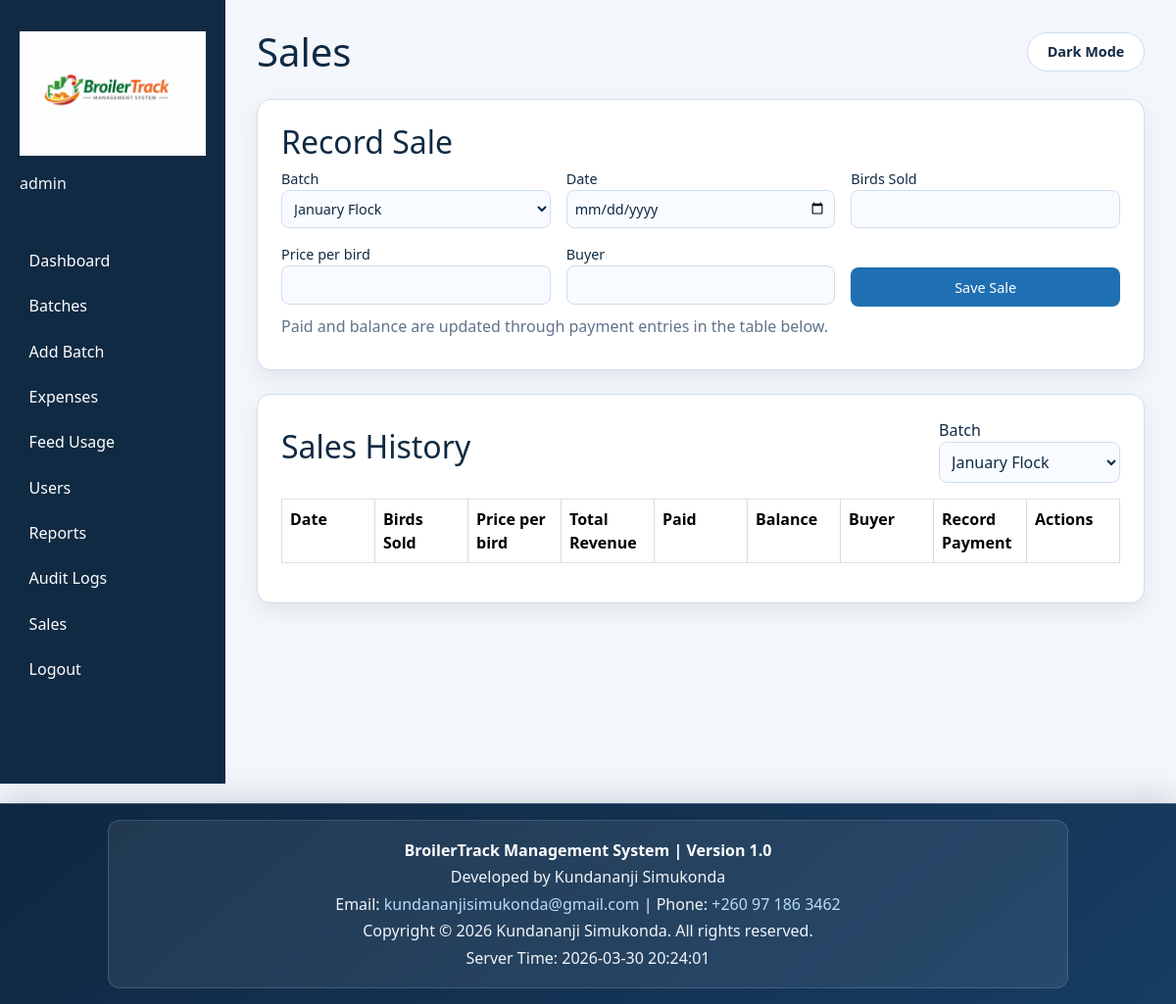
Page /sales.php (signed in) on the earlier database version.
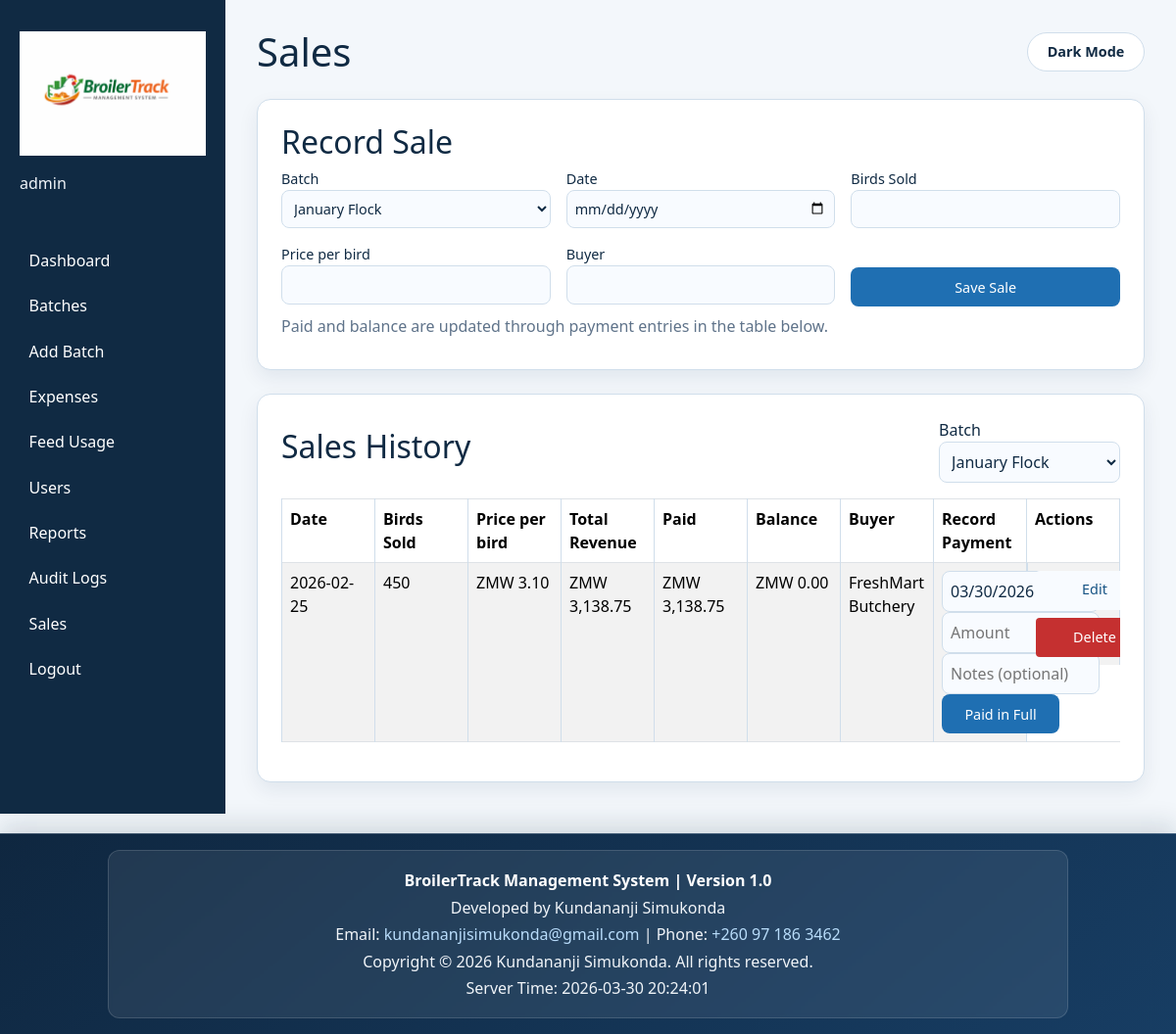
Same page on the later database version.
### tables this page shows
CREATE TABLE IF NOT EXISTS sales (
    sale_id INT AUTO_INCREMENT PRIMARY KEY,
    batch_id INT NOT NULL,
    date DATE NOT NULL,
    birds_sold INT UNSIGNED NOT NULL,
    average_weight_kg DECIMAL(10,3) UNSIGNED NOT NULL DEFAULT 0.000,
    price_per_bird DECIMAL(10,2) UNSIGNED NOT NULL,
    total_weight DECIMAL(12,3) UNSIGNED NOT NULL DEFAULT 0.000,
    total_revenue DECIMAL(14,2) UNSIGNED NOT NULL,
    paid_amount DECIMAL(14,2) UNSIGNED NOT NULL DEFAULT 0.00,
    balance_amount DECIMAL(14,2) UNSIGNED NOT NULL DEFAULT 0.00,
    created_by INT NULL,
    is_deleted TINYINT(1) NOT NULL DEFAULT 0,
    deleted_at TIMESTAMP NULL DEFAULT NULL,
    buyer VARCHAR(160) NULL,
    created_at TIMESTAMP DEFAULT CURRENT_TIMESTAMP,
    INDEX idx_sales_batch_date (batch_id, date),
    CONSTRAINT chk_sales_birds_sold_positive CHECK (birds_sold > 0),
    CONSTRAINT chk_sales_price_per_bird_positive CHECK (price_per_bird > 0),
    CONSTRAINT chk_sales_total_weight_non_negative CHECK (total_weight >= 0),
    CONSTRAINT chk_sales_total_revenue_non_negative CHECK (total_revenue >= 0),
    CONSTRAINT chk_sales_paid_amount_non_negative CHECK (paid_amount >= 0),
    CONSTRAINT chk_sales_balance_amount_non_negative CHECK (balance_amount >= 0),
    CONSTRAINT chk_sales_paid_not_exceed_revenue CHECK (paid_amount <= total_revenue),
    CONSTRAINT fk_sales_batch FOREIGN KEY (batch_id) REFERENCES batches(batch_id) ON DELETE CASCADE
);

### sales.php (called while the page is built, shortened)
<?php
require_once __DIR__ . '/config/bootstrap.php';
require_once __DIR__ . '/controllers/BatchController.php';
require_once __DIR__ . '/controllers/SaleController.php';
$pdo = app_db();
$batchController = new BatchController($pdo);
$saleController = new SaleController($pdo);
$defaultBatchId = $batchController->defaultBatchId();
$selectedBatchId = isset($_REQUEST['batch_id']) ? (int)$_REQUEST['batch_id'] : ($defaultBatchId ?? 0);
$editSaleId = isset($_GET['edit_id']) ? (int)$_GET['edit_id'] : 0;
$isAdmin = current_user_role() === 'admin';
$editingSale = ($isAdmin && $editSaleId > 0) ? $saleController->find($editSaleId) : null;
$sales = $selectedBatchId > 0 ? $saleController->list($selectedBatchId) : [];
include __DIR__ . '/views/layout_header.php';
include __DIR__ . '/views/sales.php';
include __DIR__ . '/views/layout_footer.php';

### config/bootstrap.php (called while the page is built, shortened)
<?php
function current_user_role(): string
{
    return (string)($_SESSION['role'] ?? '');
}

### models/Sale.php (called while the page is built, shortened)
<?php
class Sale
{
    private PDO $pdo;
    public function __construct(PDO $pdo)
    {
        $this->pdo = $pdo;
    }
    public function forBatch(int $batchId, ?int $createdBy = null): array
    {
        $sql = 'SELECT * FROM sales WHERE batch_id = :batch_id AND is_deleted = 0';
        $params = ['batch_id' => $batchId];
        $sql .= ' ORDER BY date DESC';
        $stmt = $this->pdo->prepare($sql);
        $stmt->execute($params);
        return $stmt->fetchAll() ?: [];
    }
    private function ensurePaymentsTable(): void
    {
        $driver = $this->pdo->getAttribute(PDO::ATTR_DRIVER_NAME);
        $sql = 'CREATE TABLE IF NOT EXISTS sales_payments (
            payment_id INT AUTO_INCREMENT PRIMARY KEY,
            sale_id INT NOT NULL,
            payment_date DATE NOT NULL,
            amount DECIMAL(14,2) UNSIGNED NOT NULL,
            notes VARCHAR(255) NULL,
            recorded_by INT NULL,
            created_at TIMESTAMP DEFAULT CURRENT_TIMESTAMP,
            INDEX idx_sales_payments_sale_date (sale_id, payment_date),
            INDEX idx_sales_payments_sale_id (sale_id)
        ) ENGINE=MyISAM';
        $this->pdo->exec($sql);
    }
}

### controllers/BatchController.php (called while the page is built, shortened)
<?php
require_once __DIR__ . '/../models/Batch.php';
require_once __DIR__ . '/../models/Sale.php';
class BatchController
{
    private Batch $batchModel;
    public function __construct(PDO $pdo)
    {
        $this->batchModel = new Batch($pdo);
    }
    public function defaultBatchId(): ?int
    {
        $latest = $this->batchModel->latest();
        return $latest ? (int)$latest['batch_id'] : null;
    }
}

### models/Batch.php (called while the page is built, shortened)
<?php
class Batch
{
    private PDO $pdo;
    public function __construct(PDO $pdo)
    {
        $this->pdo = $pdo;
    }
    public function latest(): ?array
    {
        $stmt = $this->pdo->query('SELECT * FROM batches ORDER BY start_date DESC LIMIT 1');
        $batch = $stmt->fetch();
        return $batch ?: null;
    }
}

### controllers/SaleController.php (called while the page is built, shortened)
<?php
require_once __DIR__ . '/../models/Sale.php';
class SaleController
{
    private Sale $saleModel;
    public function __construct(PDO $pdo)
    {
        $this->saleModel = new Sale($pdo);
    }
    public function list(int $batchId): array
    {
        return $this->saleModel->forBatch($batchId);
    }
}

### views/sales.php (the view, shortened to what the changed rows need)
<?php $isAdmin = (($_SESSION['role'] ?? '') === 'admin'); ?>
<section class="form-section">
    <h2><?= $editingSale ? 'Edit Sale Details' : 'Record Sale'; ?></h2>
</section>
<section class="table-section">
    <div class="section-header">
        <h2>Sales History</h2>
    </div>
    <div class="table-responsive">
        <table class="table table-striped table-bordered align-middle">
            <thead>
                <tr>
                    <th>Date</th>
                    <th>Birds Sold</th>
                    <th>Price per bird</th>
                    <th>Total Revenue</th>
                    <th>Paid</th>
                    <th>Balance</th>
                    <th>Buyer</th>
                    <th>Record Payment</th>
                    <th>Actions</th>
                </tr>
            </thead>
            <tbody>
            <?php foreach ($sales as $sale): ?>
                <tr>
                    <td><?= htmlspecialchars($sale['date'], ENT_QUOTES, 'UTF-8'); ?></td>
                    <td><?= number_format((int)$sale['birds_sold']); ?></td>
                    <td>ZMW <?= number_format((float)$sale['price_per_bird'], 2); ?></td>
                    <td>ZMW <?= number_format((float)$sale['total_revenue'], 2); ?></td>
                    <td>ZMW <?= number_format((float)$sale['paid_amount'], 2); ?></td>
                    <td>ZMW <?= number_format((float)$sale['balance_amount'], 2); ?></td>
                    <td><?= htmlspecialchars($sale['buyer'] ?? '', ENT_QUOTES, 'UTF-8'); ?></td>
                    <td>
                        <form method="post" class="inline-form" onsubmit="const btn=this.querySelector('button[type=&quot;submit&quot;]'); if(btn){btn.disabled=true; btn.textContent='Posting...';}">
                            <input type="date" name="payment_date" value="<?= htmlspecialchars(date('Y-m-d'), ENT_QUOTES, 'UTF-8'); ?>" required>
                            <input type="number" step="0.01" min="0.01" max="<?= htmlspecialchars(number_format((float)$sale['balance_amount'], 2, '.', ''), ENT_QUOTES, 'UTF-8'); ?>" name="payment_amount" placeholder="Amount" required>
                            <input type="text" name="payment_notes" maxlength="255" placeholder="Notes (optional)">
                            <button type="submit" <?= (float)$sale['balance_amount'] <= 0 ? 'disabled' : ''; ?>>
                                <?= (float)$sale['balance_amount'] <= 0 ? 'Paid in Full' : 'Post Payment'; ?>
                            </button>
                        </form>
                    </td>
                    <td class="action-cell">
                        <?php if ($isAdmin): ?>
                            <a class="action-link" href="sales.php?batch_id=<?= (int)$selectedBatchId; ?>&edit_id=<?= (int)$sale['sale_id']; ?>">Edit</a>
                            <form method="post" onsubmit="return confirm('Delete this sale record?');">
                                <button type="submit" class="btn-danger">Delete</button>
                            </form>
                        <?php endif; ?>
                    </td>
                </tr>
            <?php endforeach; ?>
            </tbody>
        </table>
    </div>
</section>

Differences in the rows shown:
added sales: date "2026-02-25", birds_sold "450", price_per_bird "3.10", total_revenue "3,138.75", paid_amount "3,138.75", balance_amount "0.00", buyer "FreshMart Butchery", shows "Paid in Full"
